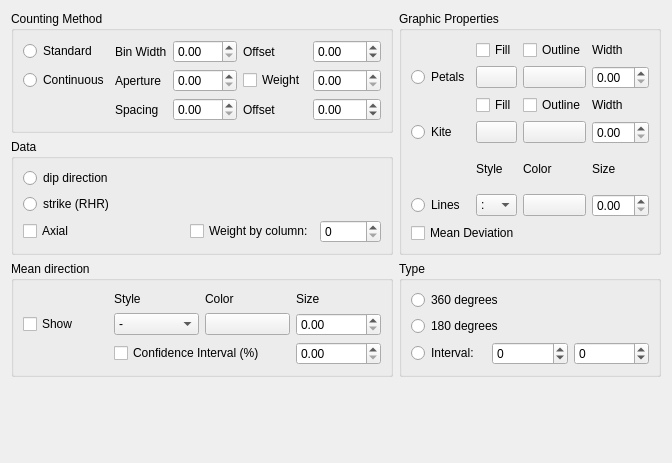
     <widget class="QWidget" name="roseDiagram">
      <attribute name="title">
       <string>Rose Diagram</string>
      </attribute>
      <layout class="QVBoxLayout" name="verticalLayout_8">
       <item>
        <layout class="QGridLayout" name="gridLayout_6">
         <item row="2" column="0">
          <widget class="QGroupBox" name="groupBox_9">
           <property name="title">
            <string>Mean direction</string>
           </property>
           <layout class="QVBoxLayout" name="verticalLayout_6">
            <item>
             <layout class="QGridLayout" name="gridLayout_7">
              <item row="0" column="2">
               <widget class="QLabel" name="label_25">
                <property name="text">
                 <string>Color</string>
                </property>
               </widget>
              </item>
              <item row="1" column="3">
               <widget class="QDoubleSpinBox" name="prop_rose_mean_linewidth"/>
              </item>
              <item row="1" column="2">
               <widget class="QPushButton" name="prop_color_rose_mean_color">
                <property name="text">
                 <string/>
                </property>
               </widget>
              </item>
              <item row="1" column="0">
               <widget class="QCheckBox" name="prop_rose_check_mean">
                <property name="text">
                 <string>Show</string>
                </property>
               </widget>
              </item>
              <item row="0" column="3">
               <widget class="QLabel" name="label_26">
                <property name="text">
                 <string>Size</string>
                </property>
               </widget>
              </item>
              <item row="1" column="1">
               <widget class="QComboBox" name="prop_rose_mean_linestyle">
                <item>
                 <property name="text">
                  <string>-</string>
                 </property>
                </item>
                <item>
                 <property name="text">
                  <string>:</string>
                 </property>
                </item>
                <item>
                 <property name="text">
                  <string>--</string>
                 </property>
                </item>
                <item>
                 <property name="text">
                  <string>-.</string>
                 </property>
                </item>
               </widget>
              </item>
              <item row="0" column="1">
               <widget class="QLabel" name="label_37">
                <property name="text">
                 <string>Style</string>
                </property>
               </widget>
              </item>
              <item row="2" column="1" colspan="2">
               <widget class="QCheckBox" name="prop_rose_check_confidence">
                <property name="text">
                 <string>Confidence Interval (%)</string>
                </property>
               </widget>
              </item>
              <item row="2" column="3">
               <widget class="QDoubleSpinBox" name="prop_rose_confidence">
                <property name="maximum">
                 <double>100.000000000000000</double>
                </property>
               </widget>
              </item>
             </layout>
            </item>
           </layout>
          </widget>
         </item>
         <item row="2" column="1">
          <widget class="QGroupBox" name="groupBox_6">
           <property name="title">
            <string>Type</string>
           </property>
           <layout class="QVBoxLayout" name="verticalLayout_4">
            <item>
             <widget class="QRadioButton" name="prop_rose_check_360d">
              <property name="text">
               <string>360 degrees</string>
              </property>
             </widget>
            </item>
            <item>
             <widget class="QRadioButton" name="prop_rose_check_180d">
              <property name="text">
               <string>180 degrees</string>
              </property>
             </widget>
            </item>
            <item>
             <layout class="QHBoxLayout" name="horizontalLayout_9">
              <item>
               <widget class="QRadioButton" name="prop_rose_check_interval">
                <property name="text">
                 <string>Interval:</string>
                </property>
               </widget>
              </item>
              <item>
               <widget class="QSpinBox" name="prop_rose_intervalfrom">
                <property name="minimum">
                 <number>-360</number>
                </property>
                <property name="maximum">
                 <number>360</number>
                </property>
               </widget>
              </item>
              <item>
               <widget class="QSpinBox" name="prop_rose_intervalto">
                <property name="minimum">
                 <number>-360</number>
                </property>
                <property name="maximum">
                 <number>360</number>
                </property>
               </widget>
              </item>
             </layout>
            </item>
           </layout>
          </widget>
         </item>
         <item row="0" column="0">
          <widget class="QGroupBox" name="groupBox_16">
           <property name="title">
            <string>Counting Method</string>
           </property>
           <layout class="QGridLayout" name="gridLayout_5">
            <item row="0" column="0">
             <widget class="QRadioButton" name="prop_rose_check_standard">
              <property name="text">
               <string>Standard</string>
              </property>
             </widget>
            </item>
            <item row="0" column="2">
             <widget class="QDoubleSpinBox" name="prop_rose_binwidth">
              <property name="maximum">
               <double>360.000000000000000</double>
              </property>
             </widget>
            </item>
            <item row="0" column="1">
             <widget class="QLabel" name="label_18">
              <property name="text">
               <string>Bin Width</string>
              </property>
             </widget>
            </item>
            <item row="0" column="4">
             <widget class="QDoubleSpinBox" name="prop_rose_offset">
              <property name="minimum">
               <double>-360.000000000000000</double>
              </property>
              <property name="maximum">
               <double>360.000000000000000</double>
              </property>
             </widget>
            </item>
            <item row="0" column="3">
             <widget class="QLabel" name="label_24">
              <property name="text">
               <string>Offset</string>
              </property>
             </widget>
            </item>
            <item row="1" column="1">
             <widget class="QLabel" name="label_19">
              <property name="text">
               <string>Aperture</string>
              </property>
             </widget>
            </item>
            <item row="1" column="0">
             <widget class="QRadioButton" name="prop_rose_check_continuous">
              <property name="text">
               <string>Continuous</string>
              </property>
             </widget>
            </item>
            <item row="1" column="2">
             <widget class="QDoubleSpinBox" name="prop_rose_aperture">
              <property name="maximum">
               <double>360.000000000000000</double>
              </property>
             </widget>
            </item>
            <item row="1" column="4">
             <widget class="QDoubleSpinBox" name="prop_rose_weightmunro">
              <property name="maximum">
               <double>1.000000000000000</double>
              </property>
              <property name="singleStep">
               <double>0.010000000000000</double>
              </property>
             </widget>
            </item>
            <item row="1" column="3">
             <widget class="QCheckBox" name="prop_rose_check_weightmunro">
              <property name="text">
               <string>Weight</string>
              </property>
             </widget>
            </item>
            <item row="2" column="2">
             <widget class="QDoubleSpinBox" name="prop_rose_spacing">
              <property name="maximum">
               <double>360.000000000000000</double>
              </property>
             </widget>
            </item>
            <item row="2" column="1">
             <widget class="QLabel" name="label_38">
              <property name="text">
               <string>Spacing</string>
              </property>
             </widget>
            </item>
            <item row="2" column="3">
             <widget class="QLabel" name="label_39">
              <property name="text">
               <string>Offset</string>
              </property>
             </widget>
            </item>
            <item row="2" column="4">
             <widget class="QDoubleSpinBox" name="prop_rose_offsetcont">
              <property name="minimum">
               <double>-360.000000000000000</double>
              </property>
              <property name="maximum">
               <double>360.000000000000000</double>
              </property>
             </widget>
            </item>
           </layout>
          </widget>
         </item>
         <item row="0" column="1" rowspan="2">
          <widget class="QGroupBox" name="groupBox_7">
           <property name="title">
            <string>Graphic Properties</string>
           </property>
           <layout class="QVBoxLayout" name="verticalLayout_5">
            <item>
             <layout class="QGridLayout" name="gridLayout_8">
              <item row="0" column="1">
               <widget class="QCheckBox" name="prop_rose_check_petalsfill">
                <property name="text">
                 <string>Fill</string>
                </property>
               </widget>
              </item>
              <item row="0" column="2">
               <widget class="QCheckBox" name="prop_rose_check_petalsoutline">
                <property name="text">
                 <string>Outline</string>
                </property>
               </widget>
              </item>
              <item row="0" column="3">
               <widget class="QLabel" name="label_20">
                <property name="text">
                 <string>Width</string>
                </property>
               </widget>
              </item>
              <item row="1" column="0">
               <widget class="QRadioButton" name="prop_rose_check_petals">
                <property name="text">
                 <string>Petals</string>
                </property>
               </widget>
              </item>
              <item row="1" column="1">
               <widget class="QPushButton" name="prop_color_petals_facecolor">
                <property name="text">
                 <string/>
                </property>
               </widget>
              </item>
              <item row="1" column="2">
               <widget class="QPushButton" name="prop_color_petals_edgecolor">
                <property name="text">
                 <string/>
                </property>
               </widget>
              </item>
              <item row="1" column="3">
               <widget class="QDoubleSpinBox" name="prop_petals_linewidth"/>
              </item>
              <item row="2" column="1">
               <widget class="QCheckBox" name="prop_rose_check_kitefill">
                <property name="text">
                 <string>Fill</string>
                </property>
               </widget>
              </item>
              <item row="2" column="2">
               <widget class="QCheckBox" name="prop_rose_check_kiteoutline">
                <property name="text">
                 <string>Outline</string>
                </property>
               </widget>
              </item>
              <item row="2" column="3">
               <widget class="QLabel" name="label_22">
                <property name="text">
                 <string>Width</string>
                </property>
               </widget>
              </item>
              <item row="3" column="0">
               <widget class="QRadioButton" name="prop_rose_check_kite">
                <property name="text">
                 <string>Kite</string>
                </property>
               </widget>
              </item>
              <item row="3" column="1">
               <widget class="QPushButton" name="prop_color_kite_facecolor">
                <property name="text">
                 <string/>
                </property>
               </widget>
              </item>
              <item row="3" column="2">
               <widget class="QPushButton" name="prop_color_kite_edgecolor">
                <property name="text">
                 <string/>
                </property>
               </widget>
              </item>
              <item row="3" column="3">
               <widget class="QDoubleSpinBox" name="prop_kite_linewidth"/>
              </item>
              <item row="4" column="1">
               <widget class="QLabel" name="label_29">
                <property name="text">
                 <string>Style</string>
                </property>
               </widget>
              </item>
              <item row="4" column="2">
               <widget class="QLabel" name="label_28">
                <property name="text">
                 <string>Color</string>
                </property>
               </widget>
              </item>
              <item row="4" column="3">
               <widget class="QLabel" name="label_27">
                <property name="text">
                 <string>Size</string>
                </property>
               </widget>
              </item>
              <item row="5" column="0">
               <widget class="QRadioButton" name="prop_rose_check_lines">
                <property name="text">
                 <string>Lines</string>
                </property>
               </widget>
              </item>
              <item row="5" column="1">
               <widget class="QComboBox" name="prop_lines_linestyle">
                <item>
                 <property name="text">
                  <string>:</string>
                 </property>
                </item>
                <item>
                 <property name="text">
                  <string>-</string>
                 </property>
                </item>
                <item>
                 <property name="text">
                  <string>--</string>
                 </property>
                </item>
                <item>
                 <property name="text">
                  <string>-.</string>
                 </property>
                </item>
               </widget>
              </item>
              <item row="5" column="2">
               <widget class="QPushButton" name="prop_color_lines_color">
                <property name="text">
                 <string/>
                </property>
               </widget>
              </item>
              <item row="5" column="3">
               <widget class="QDoubleSpinBox" name="prop_lines_linewidth"/>
              </item>
             </layout>
            </item>
            <item>
             <layout class="QHBoxLayout" name="horizontalLayout_11">
              <item>
               <widget class="QCheckBox" name="prop_rose_check_meandeviation">
                <property name="text">
                 <string>Mean Deviation</string>
                </property>
               </widget>
              </item>
              <item>
               <spacer name="horizontalSpacer_5">
                <property name="orientation">
                 <enum>Qt::Horizontal</enum>
                </property>
                <property name="sizeHint" stdset="0">
                 <size>
                  <width>40</width>
                  <height>20</height>
                 </size>
                </property>
               </spacer>
              </item>
             </layout>
            </item>
           </layout>
          </widget>
         </item>
         <item row="1" column="0">
          <widget class="QGroupBox" name="groupBox_5">
           <property name="title">
            <string>Data</string>
           </property>
           <layout class="QHBoxLayout" name="horizontalLayout_8">
            <item>
             <layout class="QVBoxLayout" name="verticalLayout_3">
              <item>
               <widget class="QRadioButton" name="prop_rose_check_dd">
                <property name="text">
                 <string>dip direction</string>
                </property>
               </widget>
              </item>
              <item>
               <widget class="QRadioButton" name="prop_rose_check_dir">
                <property name="text">
                 <string>strike (RHR)</string>
                </property>
               </widget>
              </item>
              <item>
               <layout class="QHBoxLayout" name="horizontalLayout_10">
                <item>
                 <widget class="QCheckBox" name="prop_rose_check_diraxial">
                  <property name="text">
                   <string>Axial</string>
                  </property>
                 </widget>
                </item>
                <item>
                 <spacer name="horizontalSpacer_6">
                  <property name="orientation">
                   <enum>Qt::Horizontal</enum>
                  </property>
                  <property name="sizeHint" stdset="0">
                   <size>
                    <width>40</width>
                    <height>20</height>
                   </size>
                  </property>
                 </spacer>
                </item>
                <item>
                 <widget class="QCheckBox" name="prop_rose_check_weightcolumn">
                  <property name="text">
                   <string>Weight by column:</string>
                  </property>
                 </widget>
                </item>
                <item>
                 <widget class="QSpinBox" name="prop_rose_weightcolumn">
                  <property name="maximum">
                   <number>16384</number>
                  </property>
                 </widget>
                </item>
               </layout>
              </item>
             </layout>
            </item>
           </layout>
          </widget>
         </item>
        </layout>
       </item>
       <item>
        <spacer name="verticalSpacer">
         <property name="orientation">
          <enum>Qt::Vertical</enum>
         </property>
         <property name="sizeHint" stdset="0">
          <size>
           <width>20</width>
           <height>75</height>
          </size>
         </property>
        </spacer>
       </item>
      </layout>
      <zorder></zorder>
      <zorder>verticalSpacer</zorder>
     </widget>
